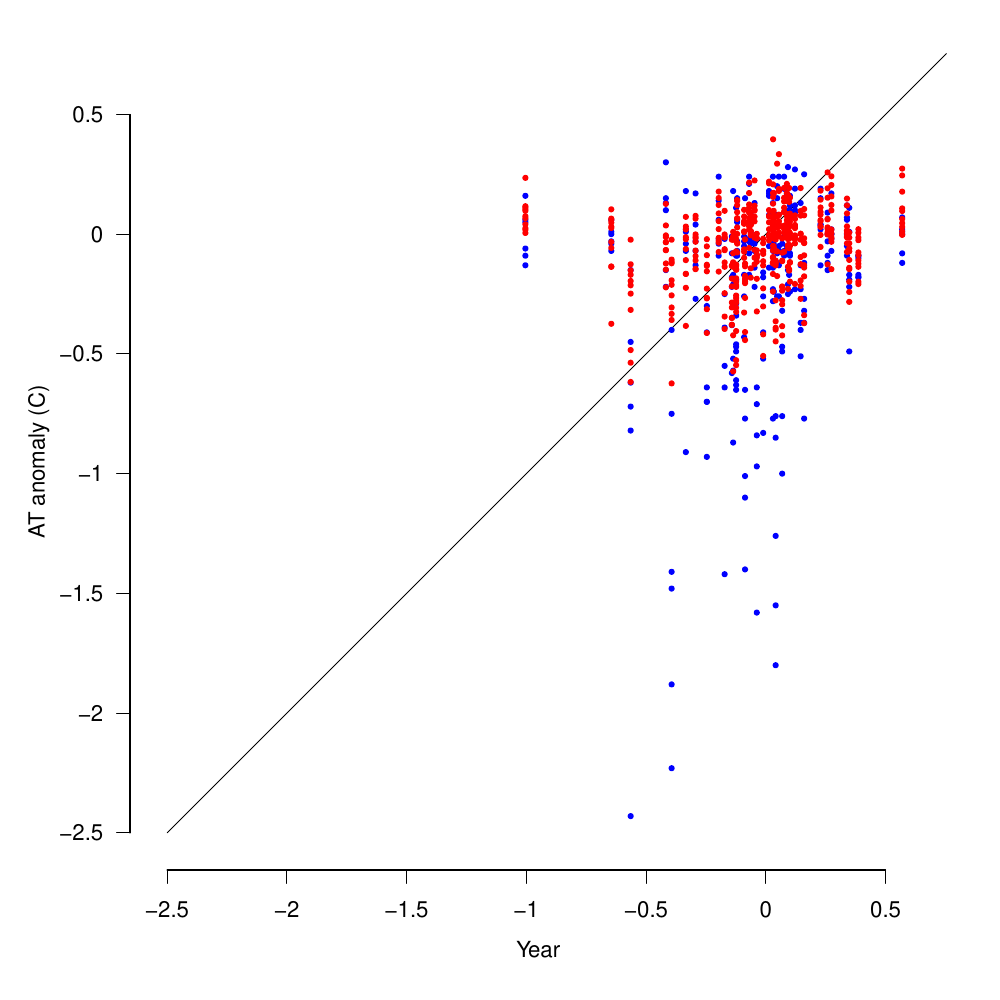

Write the R code that produced this figure.
# Compare Air temperatures as estimated by EIC obs, CMIP5 millennium runs,
#  and CMIP4 proxy reconstructions.

library(grid)
library(RColorBrewer)
# Ob anomalies
sts<-read.table('at_anoms.out',header=T)
x=rep(0,0)
y=rep(0,0)
for(i in seq(2,length(sts))) { 
   sety = paste(c("yd=sts$",names(sts)[i]),collapse="")
   eval(parse(text=sety))
   year = as.numeric(sub ('/.*','',sts$Date))
   month = as.numeric(substr(as.character(sts$Date),6,7))
#   x=append(x,year+(month-0.5)/12)
   x=append(x,year)
   y=append(y,yd)
}
ym<-rep(0.0,1836-1790)
#yy<-seq(1790+0.5/12,1835+11.5/12,1/12)
yy<-seq(1790,1835,1)
for(i in seq(1,length(yy))) {
 ym[i]<-mean(y[x==yy[i]],trim=0.1,na.rm=T)
}
#var(ym[15:35])
# CMIP5 millennium anomalies
hts<-read.table('../gcm_comparison/nh_ts.out',header=T,check.names=F)

pdf(file="scatter_at_anom_CMIP5_proxies.pdf",width=10,height=10,family='Helvetica',pointsize=16)

sgp = gpar(col=rgb(0,0,1,1),fill=rgb(0,0,1,1),lex=2)
hgp = gpar(col=rgb(1,0,0,1),fill=rgb(1,0,0,1),lex=2)
mgp = gpar(col=rgb(0.7,0.7,0.7,1),fill=rgb(0.7,0.7,0.7,1),lex=2)
tgp = gpar(col=rgb(0,0,0,1),fill=rgb(0,0,0,1),lex=1)

pushViewport(viewport(width=0.95,height=0.95,x=0.05,y=0.05,
                      just=c("left","bottom"),name="vp_map"))
pushViewport(plotViewport(margins=c(3,3,2,2)))
pushViewport(dataViewport(c(-2.5,0.6),c(-2.5,0.6)))
grid.xaxis(main=T)
grid.text('Year',y=unit(-3,"lines"))
grid.yaxis(main=T)
grid.text('AT anomaly (C)',x=unit(-3.5,"lines"), rot=90)
popViewport()
pushViewport(dataViewport(c(-2.5,0.6),c(-2.5,0.6),clip='on'))
grid.lines(x=unit(c(-2.5,6),'native'),
           y=unit(c(-2.5,6),'native'),
           gp=tgp)
# CMIP5 models v.EIC obs
for(i in seq(2,length(hts))) {
   grid.points(x=unit((ym-0.95)*sqrt(1.2),'native'),
              y=unit(hts[[i]],'native'),
              size=unit(0.01,'npc'),
              pch=20,
              gp=sgp)   
}

#Add the proxy series
files<-c('data/B2000','data/BOS..2001','data/DWJ2006',
         'data/HCA..2006','data/ECS2002','data/MJ2003',
         'data/MSH..2005','data/O2005','data/RMO..2005',
         'data/MBH1999','data/JBB..1998')
    for(i in seq_along(files)) {
       mi<-read.table(sprintf("../last-millennium/%s",files[i]),header=F)
       mean<-mean(mi$V2[mi$V1>1790 & mi$V1<1815])
   grid.points(x=unit((ym-0.95)*sqrt(1.2),'native'),
              y=unit(mi$V2[mi$V1>=1790 & mi$V1<=1835]-mean,'native'),
              size=unit(0.01,'npc'),
              pch=20,
              gp=hgp)   
     }
popViewport()
popViewport()
upViewport()
